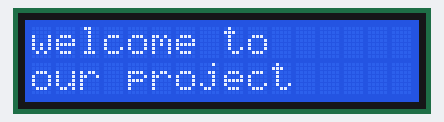
The sketch below on a simulated Arduino Uno, built with avr-gcc and run on an emulated ATmega328P. Parts: 16×2 character LCD.

Above: at 0.1 s.
At 12.2 s:
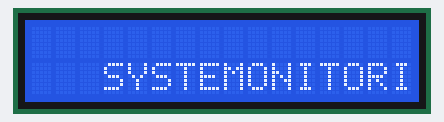
At 25.3 s:
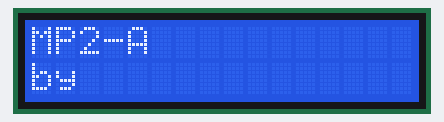
At 44.7 s:
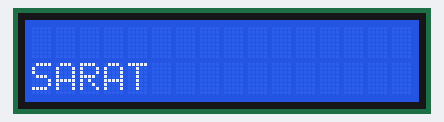
At 66.1 s:
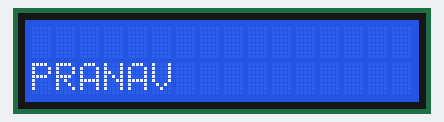
At 120.4 s:
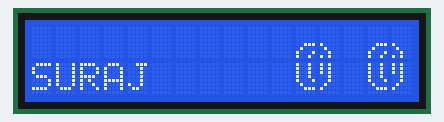

Measured:
- what the display in image 1 shows lasts 10.0 s, from 12.2 s to 22.2 s
- what the display in image 2 shows lasts 2.0 s, from 25.2 s to 27.2 s
- what the display in image 4 shows lasts 2.0 s, from 66.1 s to 68.1 s

The sketch:

intro_new_page.ino
```cpp
#include  <Wire.h>
#include  <LiquidCrystal_I2C.h>

byte lcdNumCols = 16; // -- number of columns in the LCD
byte lcdLine = 2; // -- number of line in the LCD

LiquidCrystal_I2C lcd(0x27, 16,2);
int backLight = 43;

int f=4;                  //set frames per second (fps)
int s;

// the following frams of the 8-bit Mario are made from a orginal 8-bit Mario as reference
// left number is the frame right number is the position (mario xy)
// (1 = top left 2 = bottem left 3 = top right 4 = bottem right)

byte mario11[8] = {
 B00000,
 B00000,
 B00000,
 B00000,
 B00001,
 B00001,
 B00001,
 B00000,

};
byte mario12[8] = {
 B00001,
 B00001,
 B00001,
 B00001,
 B00000,
 B00000,
 B00000,
 B00000
};
byte mario13[8] = {
  B00000,
 B11111,
 B11111,
 B11111,
 B11111,
 B11111,
 B11111,
 B11111,

};
byte mario14[8] = {
 B11111,
 B11111,
 B11111,
 B11111,
 B11111,
 B11111,
 B11111,
 B11110
};

byte mario15[8] = {
   B00000,
 B00000,
 B11000,
 B00000,
 B11000,
 B11100,
 B11000,
 B10000,

};

byte mario16[8] = {
 B00000,
 B10000,
 B10000,
 B10000,
 B00000,
 B00000,
 B10000,
 B00000
};

byte mario21[8] = {
   B00000,
 B00000,
 B00000,
 B00000,
 B00000,
 B00000,
 B00000,
 B00000,
};

byte mario22[8] = {
 B00111,
 B00111,
 B00111,
 B00000,
 B00001,
 B00011,
 B00011,
 B00001
};

byte mario23[8] = {
 B00000,
 B01111,
 B11111,
 B11111,
 B11111,
 B11111,
 B11111,
 B01111,

};

byte mario24[8] = {
 B11111,
 B11111,
 B11111,
 B11111,
 B11111,
 B11001,
 B00000,
 B10000
};
byte mario25[8] = {
 B00000,
 B00000,
 B11100,
 B10000,
 B11100,
 B11110,
 B11100,
 B11000,

};

byte mario26[8] = {
 B11111,
 B11111,
 B10110,
 B11110,
 B11110,
 B11110,
 B00000,
 B00000,
};

byte mario31[8] = {
 B00000,
 B00000,
 B00000,
 B00000,
 B00000,
 B00000,
 B00000,
 B00000,

};


byte mario32[8] = {
 B00000,
 B00000,
 B00000,
 B00000,
 B00011,
 B00011,
 B00111,
 B00000
};


byte mario33[8] = {
 B00000,
 B00000,
 B00111,
 B01111,
 B01111,
 B11111,
 B11111,
 B11111,

};

byte mario34[8] = {
 B01111,
 B11111,
 B11111,
 B11111,
 B11111,
 B11111,
 B00111,
 B00111
};

byte mario35[8] = {
 B00000,
 B00000,
 B10000,
 B11110,
 B11000,
 B11110,
 B11111,
 B11110,

};

byte mario36[8] = {
 B11100,
 B11110,
 B11100,
 B11000,
 B11000,
 B10000,
 B00000,
 B10000,
};

byte mario41[8] = {
 B00000,
 B00011,
 B00111,
 B00111,
 B01111,
 B01111,
 B01111,
 B00011,

};


byte mario42[8] = {
 B01111,
 B01111,
 B01111,
 B01111,
 B00111,
 B00011,
 B00011,
 B00011
};

byte mario43[8] = {
 B00000,
 B11000,
 B11111,
 B11100,
 B11111,
 B11111,
 B11111,
 B11110,
};

byte mario44[8] = {
 B11100,
 B11110,
 B11110,
 B11110,
 B11100,
 B11100,
 B11110,
 B10000
};


byte clean[8] = {
 B00000,
 B00000,
 B00000,
 B00000,
 B00000,
 B00000,
 B00000,
 B00000,
};

byte coin1[8] = {

 B00000,
 B00000,
 B00000,
 B00000,
 B00111,
 B01000,
 B10001,
 B10010,
};

byte coin2[8] = {

 B10010,
 B10010,
 B10010,
 B10010,
 B10001,
 B01000,
 B00111,
 B00000,
};


byte coin3[8] = {
 B00000,
 B00000,
 B00000,
 B00000,
 B10000,
 B01000,
 B00100,
 B10100,
};

byte coin4[8] = {
 B10100,
 B10100,
 B10100,
 B00100,
 B00100,
 B01000,
 B10000,
 B00000,
};
 byte rainChar1[8] = {
  B01110,
  B11110,
  B11111,
  B01101,
  B00001,
  B10010,
  B10010,
  B00100
};

byte rainChar2[8] = {
  B00100,
  B01001,
  B01001,
  B10010,
  B10010,
  B00100,
  B00100,
  B01001
};

byte rainChar3[8] = {
  B01110,
  B01111,
  B11111,
  B11111,
  B11110,
  B11001,
  B01001,
  B10010
};

byte rainChar4[8] = {
  B10010,
  B00100,
  B00100,
  B01001,
  B01001,
  B10010,
  B10010,
  B00100
};


byte rainCharA[8] = {
  B01110,
  B11110,
  B11111,
  B01100,
  B10001,
  B00010,
  B10010,
  B00100
};

byte rainCharB[] = {
  B00100,
  B01000,
  B01001,
  B10010,
  B10010,
  B00100,
  B00100,
  B01001
};

byte rainCharC[8] = {
  B01110,
  B01111,
  B11111,
  B11111,
  B11110,
  B11000,
  B01001,
  B10010
};

byte rainCharD[8] = {
  B10010,
  B00000,
  B00100,
  B00100,
  B01001,
  B01001,
  B10010,
  B10010

};

 void setup() {
  Wire.begin();
  lcd.begin(16, 2);

  lcd.clear();

  lcd.print("welcome to");
  lcd.setCursor (0,1);
  lcd.print("our project");

  // -- do some delay: some time I've got broken visualization
  delay(2000);

  lcd.setCursor(0,0);
  lcd.write(1);
  lcd.setCursor(0,1);
  lcd.write(2);
  lcd.setCursor(1,0);
  lcd.write(3);
  lcd.setCursor(1,1);
  lcd.write(4);
  lcd.setCursor(3,0);
  lcd.print("CROP");
  lcd.setCursor(3,1);
  lcd.print("MONITORING");
  delay (10000);
  lcd.clear();

  lcd.setCursor(0,0);
  lcd.write(5);
  lcd.setCursor(0,1);
  lcd.write(6);
  lcd.setCursor(1,0);
  lcd.write(7);
  lcd.setCursor(1,1);
  lcd.write(8);
  lcd.setCursor(3,0);
  lcd.print("SYSTEM");
  lcd.setCursor(3,3);

  lcd.clear();

   lcd.setCursor(0,0);
  lcd.write(5);
  lcd.setCursor(0,1);
  lcd.write(6);
  lcd.setCursor(1,0);
  lcd.write(7);
  lcd.setCursor(1,1);
  lcd.write(8);
  lcd.setCursor(3,1);
  lcd.print("CROP MONITORING");
  lcd.setCursor(3,3);
  lcd.print("SYSTEM");
  delay (10000);
  lcd.clear();


  s=1000/f;
   lcd.createChar(1 , rainChar1); //Numbering should start at 1, not 0
  lcd.createChar(2 , rainChar2);
  lcd.createChar(3 , rainChar3);
  lcd.createChar(4 , rainChar4);
  lcd.createChar(5 , rainCharA);
  lcd.createChar(6 , rainCharB);
  lcd.createChar(7 , rainCharC);
  lcd.createChar(8 , rainCharD);
  delay(3000);

 //fps to ms

}

void loop() {

 lcd.clear();
 lcd.setCursor(0,0);            //intro
 lcd.print("MP2-A");
 lcd.setCursor(0,1);
 lcd.print("by ");
 delay(2000);
 lcd.clear();
 lcd.setCursor(0,1);
 lcd.print("SARAT");
 delay(2000);
 lcd.clear();
 lcd.setCursor(0,1);
 lcd.print("PARTH");
 delay(2000);
 lcd.clear();
 lcd.setCursor(0,1);
 lcd.print("PRANAV");
 delay(2000);
 lcd.clear();
 lcd.setCursor(0,1);
 lcd.print("SURAJ");


 lcd.createChar(1, coin1);       //coin frames for the intro
 lcd.createChar(2, coin2);
 lcd.createChar(3, coin3);
 lcd.createChar(4, coin4);

 lcd.setCursor(11,0);
 lcd.write(1);
 lcd.setCursor(11,1);
 lcd.write(2);
 lcd.setCursor(12,0);
 lcd.write(3);
 lcd.setCursor(12,1);
 lcd.write(4);
  lcd.setCursor(14,0);
 lcd.write(1);
 lcd.setCursor(14,1);
 lcd.write(2);
 lcd.setCursor(15,0);
 lcd.write(3);
 lcd.setCursor(15,1);
 lcd.write(4);
 delay(2000);
 lcd.clear();
 //till this part all the words and intros play

for (int a=0; a<6;a++)     //for loop to repeat marios animation until the end of the display
 {
 int b=a+1;
 int c=a+2;
 int d=a+3;
 int e=a+4;

 lcd.createChar(1, mario11);
 lcd.createChar(2, mario12);
 lcd.createChar(3, mario13);
 lcd.createChar(4, mario14);
 lcd.createChar(5, mario15);
 lcd.createChar(6, mario16);
 lcd.createChar(7, clean);

 lcd.setCursor(a,0);
 lcd.write(1);
 lcd.setCursor(a,1);
 lcd.write(2);
 lcd.setCursor(b,0);
 lcd.write(3);
 lcd.setCursor(b,1);
 lcd.write(4);
 lcd.setCursor(c,0);
 lcd.write(5);
 lcd.setCursor(c,1);
 lcd.write(6);
 delay(s);

 lcd.createChar(1, mario21);
 lcd.createChar(2, mario22);
 lcd.createChar(3, mario23);
 lcd.createChar(4, mario24);
 lcd.createChar(5, mario25);
 lcd.createChar(6, mario26);

 lcd.setCursor(a,0);
 lcd.write(1);
 lcd.setCursor(a,1);
 lcd.write(2);
 lcd.setCursor(b,0);
 lcd.write(3);
 lcd.setCursor(b,1);
 lcd.write(4);
 lcd.setCursor(c,0);
 lcd.write(5);
 lcd.setCursor(c,1);
 lcd.write(6);

 delay(s);

  lcd.createChar(1, mario31);
 lcd.createChar(2, mario32);
 lcd.createChar(3, mario33);
 lcd.createChar(4, mario34);
 lcd.createChar(5, mario35);
 lcd.createChar(6, mario36);

 lcd.setCursor(a,0);
 lcd.write(1);
 lcd.setCursor(a,1);
 lcd.write(2);
 lcd.setCursor(b,0);
 lcd.write(3);
 lcd.setCursor(b,1);
 lcd.write(4);
 lcd.setCursor(c,0);
 lcd.write(5);
 lcd.setCursor(c,1);
 lcd.write(6);

 delay(s);

 lcd.createChar(1, mario41);
 lcd.createChar(2, mario42);
 lcd.createChar(3, mario43);
 lcd.createChar(4, mario44);
 lcd.createChar(7, clean);
  lcd.setCursor(a,0);
 lcd.write(7);
 lcd.setCursor(a,1);
 lcd.write(7);
 lcd.setCursor(b,0);
 lcd.write(1);
 lcd.setCursor(b,1);
 lcd.write(2);
 lcd.setCursor(c,0);
 lcd.write(3);
 lcd.setCursor(c,1);
 lcd.write(4);


 delay(s);


 }

}
```
